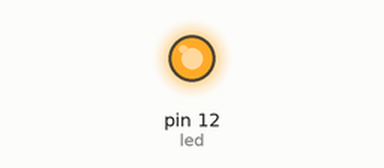
This sketch was run on a simulated Arduino Uno, built with avr-gcc and run on an emulated ATmega328P. On the bench: output pins drawn as LEDs (lit = HIGH).

Above: at 0.75 s.
At 7.3 s:
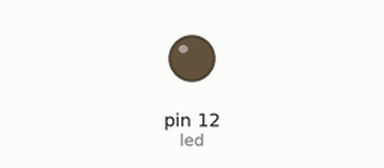
Timing chart, 0 to 9.0 s (numbered marks = the images above):
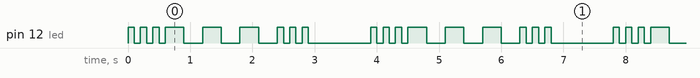

Measured:
- by itself, pin 12 (led): repeats every 3.9 s: 2 × (LOW 0.10 s, HIGH 0.10 s), LOW 0.10 s, 3 × (HIGH 0.30 s, LOW 0.30 s), 2 × (HIGH 0.10 s, LOW 0.10 s), HIGH 0.10 s, LOW 1.0 s, HIGH 0.10 s
- by itself, everything shown: repeats every 3.9 s, in 18 steps

The sketch:

blink_led.ino
```cpp
int led = 12;
int pushButton = 2;
void setup() {
  // put your setup code here, to run once:
  Serial.begin(9600);
  pinMode(pushButton, INPUT);
  pinMode(led,OUTPUT);
}

void loop() {
  // put your main code here, to run repeatedly:
  //int buttonState = digitalRead(pushButton);
  //Serial.println(buttonState);
  //if(buttonState == 1){
    digitalWrite(led,HIGH);
    delay(100);
    digitalWrite(led,LOW);
    delay(100);
    digitalWrite(led,HIGH);
    delay(100);
    digitalWrite(led,LOW);
    delay(100);
    digitalWrite(led,HIGH);
    delay(100);
    digitalWrite(led,LOW);
    delay(100);

    digitalWrite(led,HIGH);
    delay(300);
    digitalWrite(led,LOW);
    delay(300);
    digitalWrite(led,HIGH);
    delay(300);
    digitalWrite(led,LOW);
    delay(300);
    digitalWrite(led,HIGH);
    delay(300);
    digitalWrite(led,LOW);
    delay(300);

    digitalWrite(led,HIGH);
    delay(100);
    digitalWrite(led,LOW);
    delay(100);

    digitalWrite(led,HIGH);
    delay(100);
    digitalWrite(led,LOW);
    delay(100);

    digitalWrite(led,HIGH);
    delay(100);
    digitalWrite(led,LOW);
    delay(1000);
  //}
}
```
